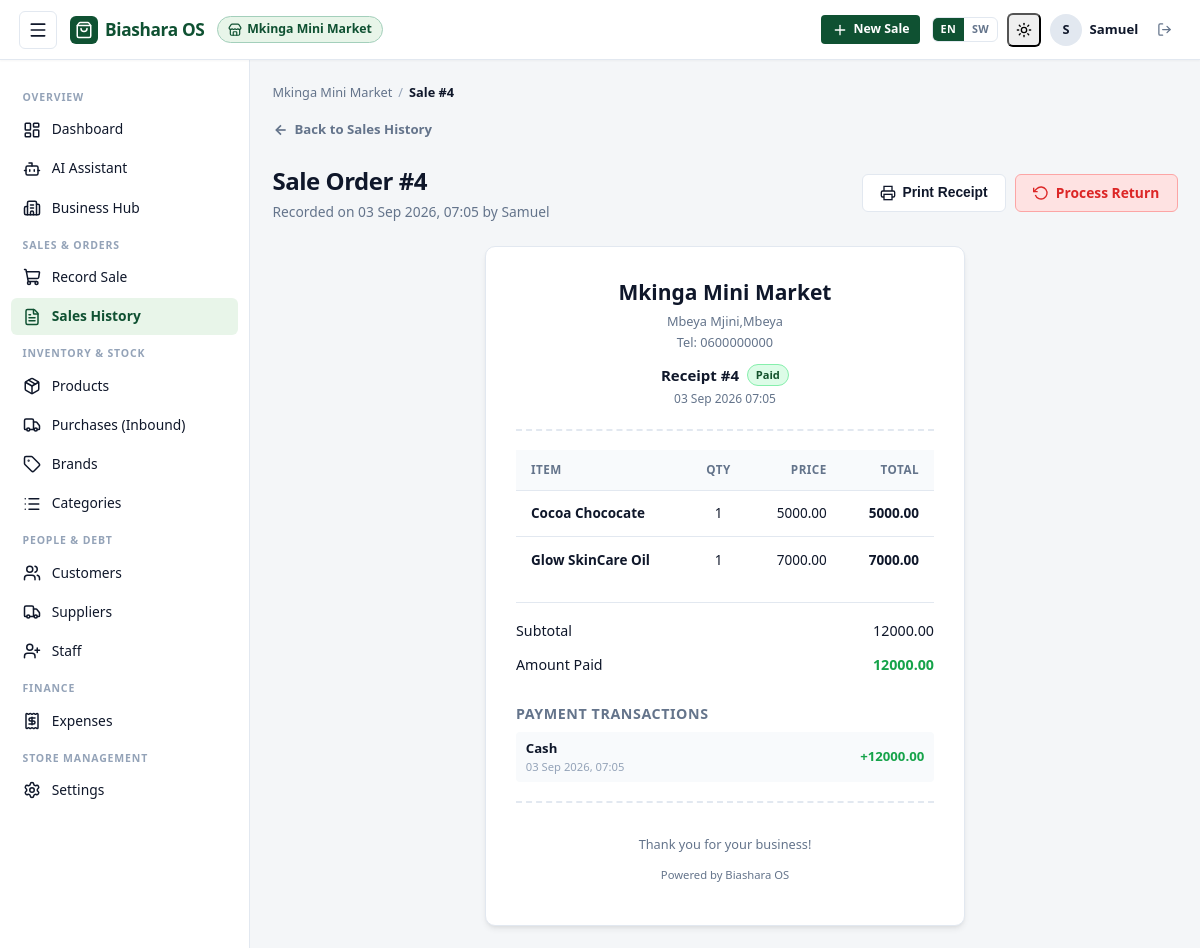
The page /sale/4/ (signed in) on the database as committed earlier.
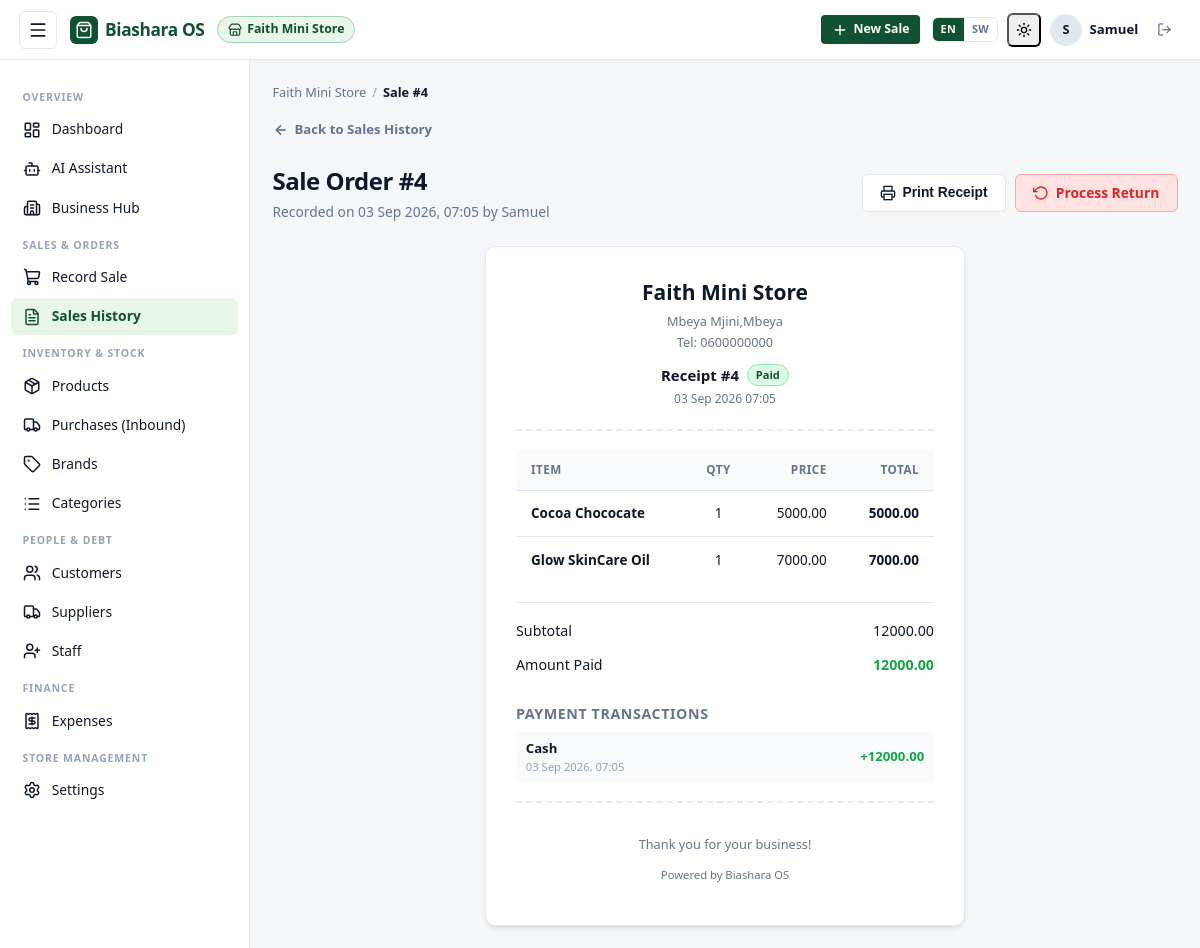
The same page on the database as committed later.
### BusinessOs/models.py (models this page shows, shortened)
class Business(models.Model):
    owner = models.ForeignKey(
        settings.AUTH_USER_MODEL,
        on_delete=models.CASCADE,
        related_name="businesses",
    )
    name = models.CharField(max_length=150)
    location = models.CharField(max_length=200, blank=True)
    phone = models.CharField(max_length=20, blank=True)
    created_at = models.DateTimeField(auto_now_add=True)
    class Meta:
        ordering = ["-created_at"]
    def can_record_sales(self, user):
        if user == self.owner:
            return True
        return self.staff.filter(user=user).exists()

### BusinessOs/views.py (the view)
# urls.py: path("sale/<int:sale_id>/", views.sale_detail, name="sale_detail"),
@login_required
def sale_detail(request, sale_id):
    sale = get_object_or_404(Sale, pk=sale_id)
    if not sale.business.can_record_sales(request.user):
        raise PermissionDenied("You are not authorized for this business.")
    return render(request, "sales/sale_detail.html", {"business": sale.business, "sale": sale})

### BusinessOs/context_processors.py (called while the page is built)
def biashara_i18n(request):
    lang = request.session.get("biashara_lang") or request.session.get("_language")
    if not lang:
        lang = request.COOKIES.get("biashara_lang") or request.COOKIES.get("django_language")
    if not lang:
        lang = translation.get_language() or "en"
    if lang.startswith("sw"):
        lang = "sw"
    else:
        lang = "en"
    return {
        "current_lang": lang,
        "is_swahili": (lang == "sw"),
        "translations_sw_json": json.dumps(TRANSLATIONS_SW) if lang == "sw" else "{}",
    }

### BusinessOs/models.py (called while the page is built)
    @property
    def total_amount(self):
        return sum((item.subtotal for item in self.items.all()), ZERO)

    @property
    def amount_paid(self):
        return sum((p.amount for p in self.payments.all()), ZERO)

    @property
    def balance(self):
        return self.total_amount - self.amount_paid

    @property
    def status(self):
        if self.balance <= 0:
            return "paid"
        if self.amount_paid > 0:
            return "partial"
        return "unpaid"

    @property
    def subtotal(self):
        return self.unit_price * self.quantity

### BusinessOs/templates/sales/sale_detail.html (shortened to what the changed rows need)
{% extends "sales/base.html" %}
{% block crumb %}Sale #{{ sale.id }}{% endblock %}
{% block content %}
<div class="page-header">
  <div class="page-title-group">
    <h1>Sale Order #{{ sale.id }}</h1>
  </div>
</div>
<div class="receipt-card">
  <div class="receipt-header">
    <h2>{{ business.name }}</h2>
    <p>{{ business.location|default:"Retail & Wholesale Goods" }}</p>
    {% if business.phone %}<p>Tel: {{ business.phone }}</p>{% endif %}
    <div style="margin-top:0.75rem; display:flex; justify-content:center; gap:0.5rem; align-items:center;">
      <span style="font-weight:700;">Receipt #{{ sale.id }}</span>
      <span class="badge badge-{{ sale.status }}">{{ sale.status|title }}</span>
    </div>
    <p style="font-size:0.8rem; margin-top:0.25rem;">{{ sale.created_at|date:"d M Y H:i" }}</p>
  </div>
  <table class="data-table" style="margin-bottom:1.25rem;">
    <thead>
      <tr>
        <th>Item</th>
        <th style="text-align:center;">Qty</th>
        <th class="table-num">Price</th>
        <th class="table-num">Total</th>
      </tr>
    </thead>
  </table>
</div>
{% endblock %}

### BusinessOs/templates/sales/base.html (shortened to what the changed rows need)
{% load static %}<!DOCTYPE html>
<html lang="{{ current_lang|default:'en' }}" x-data="{ sidebarOpen: false }" :class="{ 'sidebar-mobile-open': sidebarOpen }">
<head>
  <link rel="stylesheet" href="{% static 'sales/css/style.css' %}?v=3.1">
</head>
<body>
<div class="app-wrapper">
  <header class="topbar">
    <div class="topbar-inner">
      <div class="topbar-left">
        {% if business %}
        <a href="{% url 'business_detail' business.id %}" class="business-tag" title="{{ business.name }}">
          <i data-lucide="store" style="width:14px;height:14px;flex-shrink:0;"></i>
          <span>{{ business.name }}</span>
        </a>
        {% endif %}
      </div>
    </div>
  </header>
  <div class="app-container">
    <main class="app-main">
      {% if business %}
      <nav class="breadcrumb-trail" aria-label="Breadcrumb">
        <a href="{% url 'business_dashboard' business.id %}">{{ business.name }}</a>
        <span class="breadcrumb-sep">/</span>
        <span class="breadcrumb-current">{% block crumb %}Overview{% endblock %}</span>
      </nav>
      {% endif %}
      {% block content %}{% endblock %}
    </main>
  </div>
</div>
</body>
</html>

Rows that differ between the two databases and show on the page:
changed Business "Mbeya Mjini,Mbeya": name "Mkinga Mini Market" → "Faith Mini Store"
